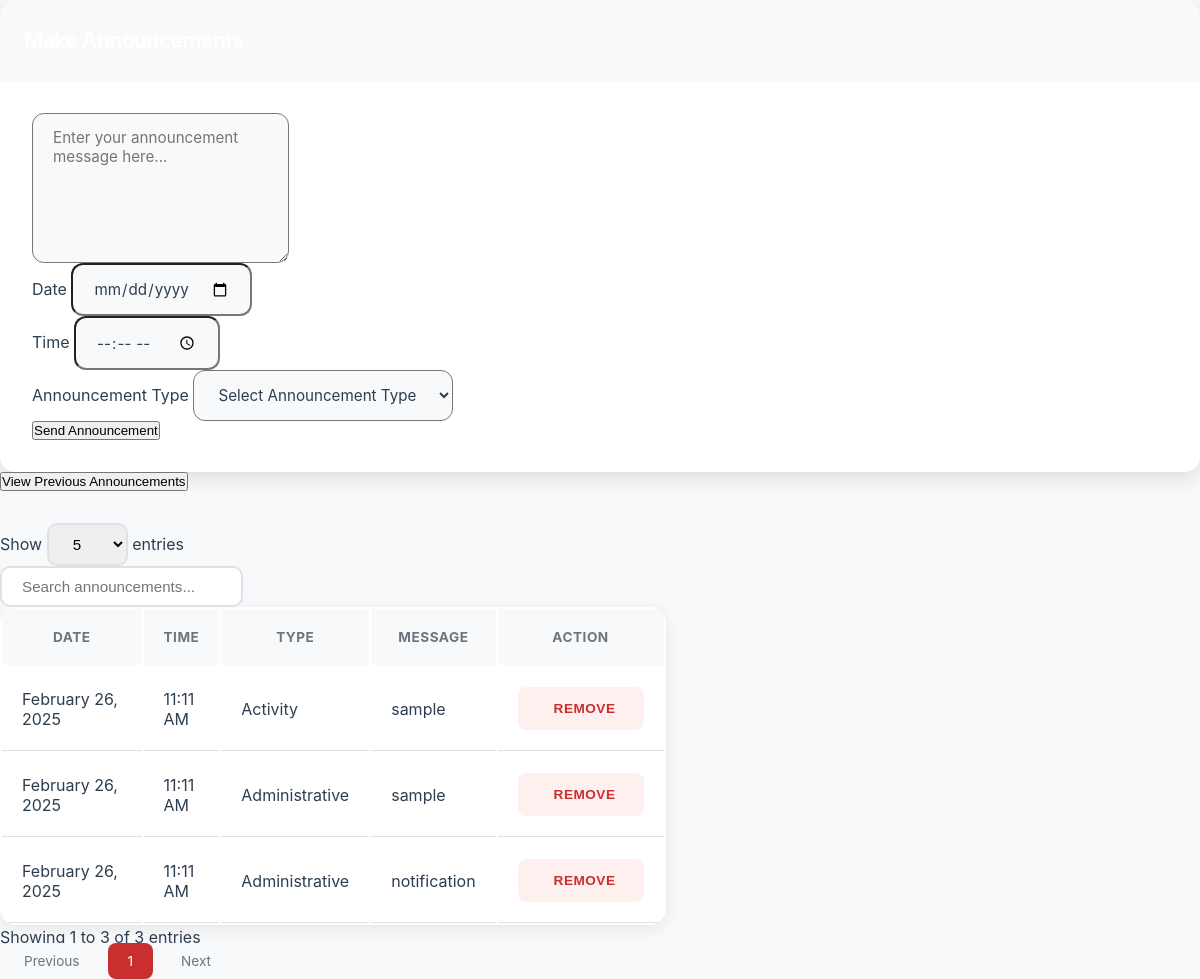
Page /admin/pages/notification/announcements.php on the committed database.
### tables this page shows
CREATE TABLE `announcements` (
  `id` int(11) NOT NULL,
  `message` text NOT NULL,
  `applied_date` date NOT NULL,
  `applied_time` time NOT NULL,
  `announcement_type` enum('administrative','activity') NOT NULL,
  `is_active` tinyint(1) DEFAULT 1,
  `created_at` timestamp NOT NULL DEFAULT current_timestamp()
);

### admin/pages/notification/announcements.php (the view, shortened to what this page needs)
<?php
require_once '../../../config.php';
$sql = "
SELECT id, applied_date, applied_time, message, announcement_type
FROM announcements
WHERE is_active = 1
ORDER BY applied_date DESC, applied_time DESC
";
$stmt = $pdo->prepare($sql);
$stmt->execute();
$announcements = $stmt->fetchAll(PDO::FETCH_ASSOC);
?>
<div class="container-fluid px-4 py-3">
    <form id="announcementForm">
    <div class="row mb-4">
        <div class="col-12">
            <div class="card shadow-sm">
                <div class="card-header text-white bg-primary">
                    <h5 class="card-title mb-0">Make Announcements</h5>
                </div>
                <div class="card-body">
                    <form id="announcementForm">
                        <div class="mb-3">
                            <textarea class="form-control" id="messageInput" rows="4"
                                placeholder="Enter your announcement message here..." required></textarea>
                        </div>
                        <div class="row">
                            <div class="col-md-4 mb-3">
                                <label for="dateInput" class="form-label">Date</label>
                                <input type="date" class="form-control" id="dateInput" required>
                            </div>
                            <div class="col-md-4 mb-3">
                                <label for="time" class="form-label">Time</label>
                                <input type="time" class="form-control" id="time" name="time" required>
                            </div>
                            <div class="col-md-4 mb-3">
                                <label for="type" class="form-label">Announcement Type</label>
                                <select class="form-select" id="type" name="type" required>
                                    <option value="">Select Announcement Type</option>
                                </select>
                            </div>
                        </div>
                        <div class="row">
                            <div class="col-12 d-flex justify-content-end">
                                <button type="submit" class="btn bg-primary text-white">
                                    <i class="fas fa-paper-plane me-2"></i>Send Announcement
                                </button>
                            </div>
                        </div>
                    </form>
                </div>
            </div>
        </div>
    </div>
    </form>
    <div class="table-responsive">
    <div class="mt-4">
        <button type="button" class="btn btn-secondary" id="showPreviousBtn">
            <i class="fas fa-history me-2"></i>View Previous Announcements
        </button>
    </div>
    <table id="announcementsTable" class="table table-striped table-hover">
    <thead>
        <tr>
            <th>Date</th>
            <th>Time</th>
            <th>Type</th>
            <th>Message</th>
            <th>Action</th>
        </tr>
    </thead>
    <tbody>
        <?php foreach ($announcements as $announcement): ?>
            <tr>
                <td><?= date('F d, Y', strtotime($announcement['applied_date'])) ?></td>
                <td><?= date('h:i A', strtotime($announcement['applied_time'])) ?></td>
                <td><?= ucfirst(htmlspecialchars($announcement['announcement_type'])) ?></td>
                <td><?= htmlspecialchars($announcement['message']) ?></td>
                <td>
                    <button class='btn btn-danger btn-sm remove-btn' data-id='<?= $announcement["id"] ?>'>
                        <i class="fas fa-trash-alt me-1"></i>Remove
                    </button>
                </td>
            </tr>
        <?php endforeach; ?>
    </tbody>
</table>
</div>

### admin/pages/notification/announcements.php (style rules this page uses)
* { box-sizing: border-box; margin: 0; padding: 0; }
.card { border: none; border-radius: 16px; overflow: hidden; box-shadow: var(--box-shadow-medium); transition: var(--transition-smooth); }
.card-header { color: white; padding: 1.5rem; display: flex; align-items: center; gap: 1rem; }
.card-header h5 { margin: 0; font-weight: var(--font-weight-bold); font-size: 1.3rem; letter-spacing: -0.5px; }
.card-body { background-color: var(--background-light); padding: 2rem; box-shadow: none!important; }
#messageInput, #dateInput, #time, #type { font-family: var(--font-family); font-size: var(--font-size-base); border-radius: 12px; padding: 0.875rem 1.25rem; transition: var(--transition-smooth); background-color: var(--background-muted); color: var(--text-primary); }
#messageInput { resize: vertical; min-height: 150px; }
.btn-danger { background-color: var(--primary-color); border-color: var(--primary-color); border-radius: 10px; font-weight: var(--font-weight-semibold); display: flex; align-items: center; gap: 0.75rem; padding: 0.875rem 1.75rem; transition: var(--transition-smooth); text-transform: uppercase; letter-spacing: 0.5px; }
#announcementsTable { border-radius: 16px; overflow: hidden; box-shadow: var(--box-shadow-light); background-color: var(--background-light); }
#announcementsTable thead { background-color: var(--background-muted); }
#announcementsTable th { color: var(--text-secondary); font-weight: var(--font-weight-bold); text-transform: uppercase; font-size: var(--font-size-small); padding: 1.25rem; letter-spacing: 0.5px; }
#announcementsTable td { vertical-align: middle; padding: 1.25rem; border-bottom: 1px solid var(--border-color); }
.remove-btn { background-color: #fff0f0; color: var(--primary-color); border: none; border-radius: 8px; display: flex; align-items: center; gap: 0.5rem; transition: var(--transition-smooth); font-size: var(--font-size-small); }

### rows in the picture
announcements: applied_date "February 26, 2025", applied_time "11:11 AM", announcement_type "Activity", message "sample"
announcements: applied_date "February 26, 2025", applied_time "11:11 AM", announcement_type "Administrative", message "sample"
announcements: applied_date "February 26, 2025", applied_time "11:11 AM", announcement_type "Administrative", message "notification"
